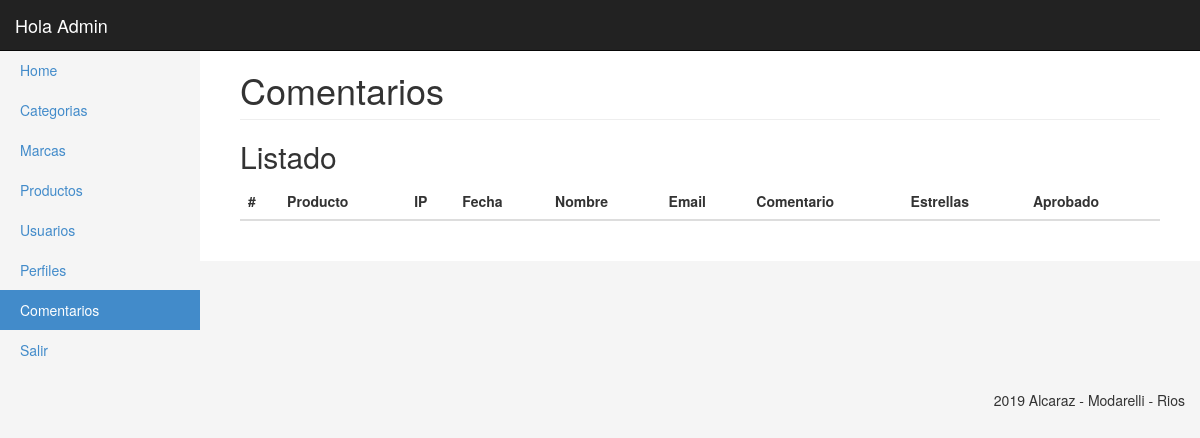
Before: /_admin/comentarios.php (signed in) with the older database file.
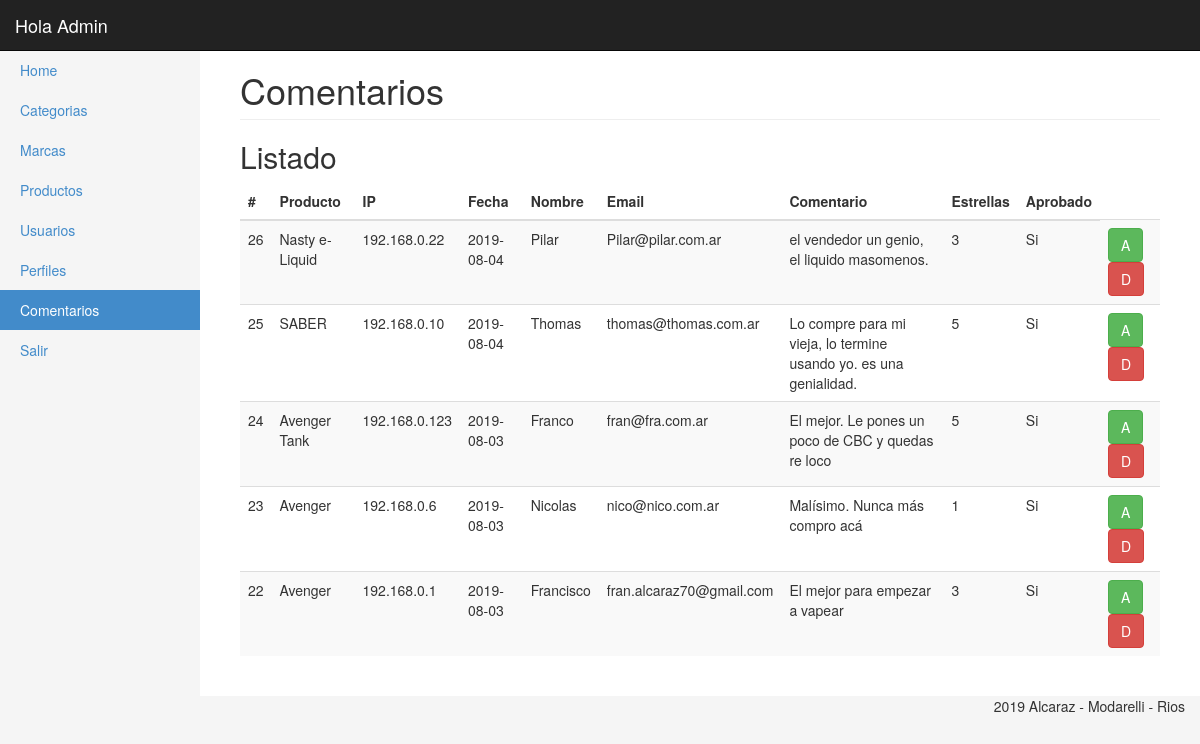
After: the same page with the newer database file.
### tables this page shows
CREATE TABLE `comentarios` (
  `id_comentario` int(11) NOT NULL,
  `id_producto` int(11) NOT NULL,
  `ip_origen` varchar(255) NOT NULL,
  `fecha` date NOT NULL,
  `txt_nombre` varchar(200) NOT NULL,
  `txt_email` varchar(200) NOT NULL,
  `txt_comentario` varchar(800) NOT NULL,
  `cant_estrellas` int(11) NOT NULL,
  `sn_aprobado` int(11) NOT NULL
);

CREATE TABLE `productos` (
  `id_producto` int(11) NOT NULL,
  `marca` int(11) DEFAULT NULL,
  `categoria` int(11) NOT NULL,
  `txt_desc` varchar(300) NOT NULL,
  `alt` varchar(300) NOT NULL,
  `img` varchar(800) NOT NULL,
  `descripcion` varchar(800) NOT NULL,
  `sn_destacado` int(11) DEFAULT '0',
  `sn_habilitado` int(11) DEFAULT '0'
);

### _admin/clases/comentarios.php (called while the page is built, shortened)
<?
Class Comentario{
	private $con;
	public function __construct($con){
		$this->con = $con;
	}
	public function getList(){
		$query = "SELECT c.id_comentario, c.id_producto, p.txt_desc, c.ip_origen, c.fecha, c.txt_nombre, c.txt_email, c.txt_comentario, c.cant_estrellas,
		case when c.sn_aprobado = -1 then 'Si' else 'No' end sn_aprobado
		from comentarios c
		join productos p on p.id_producto = c.id_producto order by 1 desc";
        return $this->con->query($query);
	}
}
?>

### _admin/comentarios.php (the view, shortened to what this page needs)
<?
require('inc/header.php');
?>
<div class="container-fluid">
    <?$commentsMenu = 'Comentarios';
		$comentarios = new Comentario($con);
		include('inc/side_bar.php');
    ?>
        <div class="col-sm-9 col-md-10 main">
		  <h1 class="page-header">
            Comentarios
          </h1>
			<h2 class="sub-header">Listado</h2>
          <div class="table-responsive">
            <table class="table table-striped">
              <thead>
                <tr>
                  <th>#</th>
                  <th>Producto</th>
				  <th>IP</th>
				  <th>Fecha</th>
				  <th>Nombre</th>
				  <th>Email</th>
				  <th>Comentario</th>
				  <th>Estrellas</th>
				  <th>Aprobado</th>
                </tr>
              </thead>
			  <tbody>
				<?
					foreach($comentarios->getList() as $comentario){?>
						<tr>
						  <td><?=$comentario['id_comentario'];?></td>
						  <td><?=$comentario['txt_desc'];?></td>
						  <td><?=$comentario['ip_origen'];?></td>
						  <td><?=$comentario['fecha'];?></td>
						  <td><?=$comentario['txt_nombre'];?></td>
						  <td><?=$comentario['txt_email'];?></td>
						  <td><?=$comentario['txt_comentario'];?></td>
						  <td><?=$comentario['cant_estrellas'];?></td>
						  <td><?=$comentario['sn_aprobado'];?></td>
						  <td>
							<?if(in_array('comment.app',$_SESSION['usuario']['permisos'])){?>
								<a href="comentarios.php?app=<?=$comentario['id_comentario']?>"><button type="button" class="btn btn-success" title="Aprobar">A</button></a>
							<?}?>
							<?if(in_array('comment.dis',$_SESSION['usuario']['permisos'])){?>
								<a href="comentarios.php?dis=<?=$comentario['id_comentario']?>"><button type="button" class="btn btn-danger" title="Desaprobar">D</button></a>
							<?}?>
					      </td>
						</tr>
				    <?}?>
              </tbody>
            </table>
          </div>
      </div>
	</div>
</div>
<?include('inc/footer.php');?>

Changed rows visible on the page:
added comentarios: id_comentario "26", id_producto.txt_desc "Nasty e-Liquid", ip_origen "192.168.0.22", fecha "2019-08-04", txt_nombre "Pilar", txt_email "Pilar@pilar.com.ar", txt_comentario "el vendedor un genio, el liquido masomenos.", cant_estrellas "3", sn_aprobado "Si"
added comentarios: id_comentario "25", id_producto.txt_desc "SABER", ip_origen "192.168.0.10", fecha "2019-08-04", txt_nombre "Thomas", txt_email "thomas@thomas.com.ar", txt_comentario "Lo compre para mi vieja, lo termine usando yo. es una genialidad.", cant_estrellas "5", sn_aprobado "Si"
added comentarios: id_comentario "24", id_producto.txt_desc "Avenger Tank", ip_origen "192.168.0.123", fecha "2019-08-03", txt_nombre "Franco", txt_email "fran@fra.com.ar", txt_comentario "El mejor. Le pones un poco de CBC y quedas re loco", cant_estrellas "5", sn_aprobado "Si"
added comentarios: id_comentario "23", id_producto.txt_desc "Avenger", ip_origen "192.168.0.6", fecha "2019-08-03", txt_nombre "Nicolas", txt_email "nico@nico.com.ar", txt_comentario "Malísimo. Nunca más compro acá", cant_estrellas "1", sn_aprobado "Si"
added comentarios: id_comentario "22", id_producto.txt_desc "Avenger", ip_origen "192.168.0.1", fecha "2019-08-03", txt_nombre "Francisco", txt_email "fran.alcaraz70@gmail.com", txt_comentario "El mejor para empezar a vapear", cant_estrellas "3", sn_aprobado "Si"
